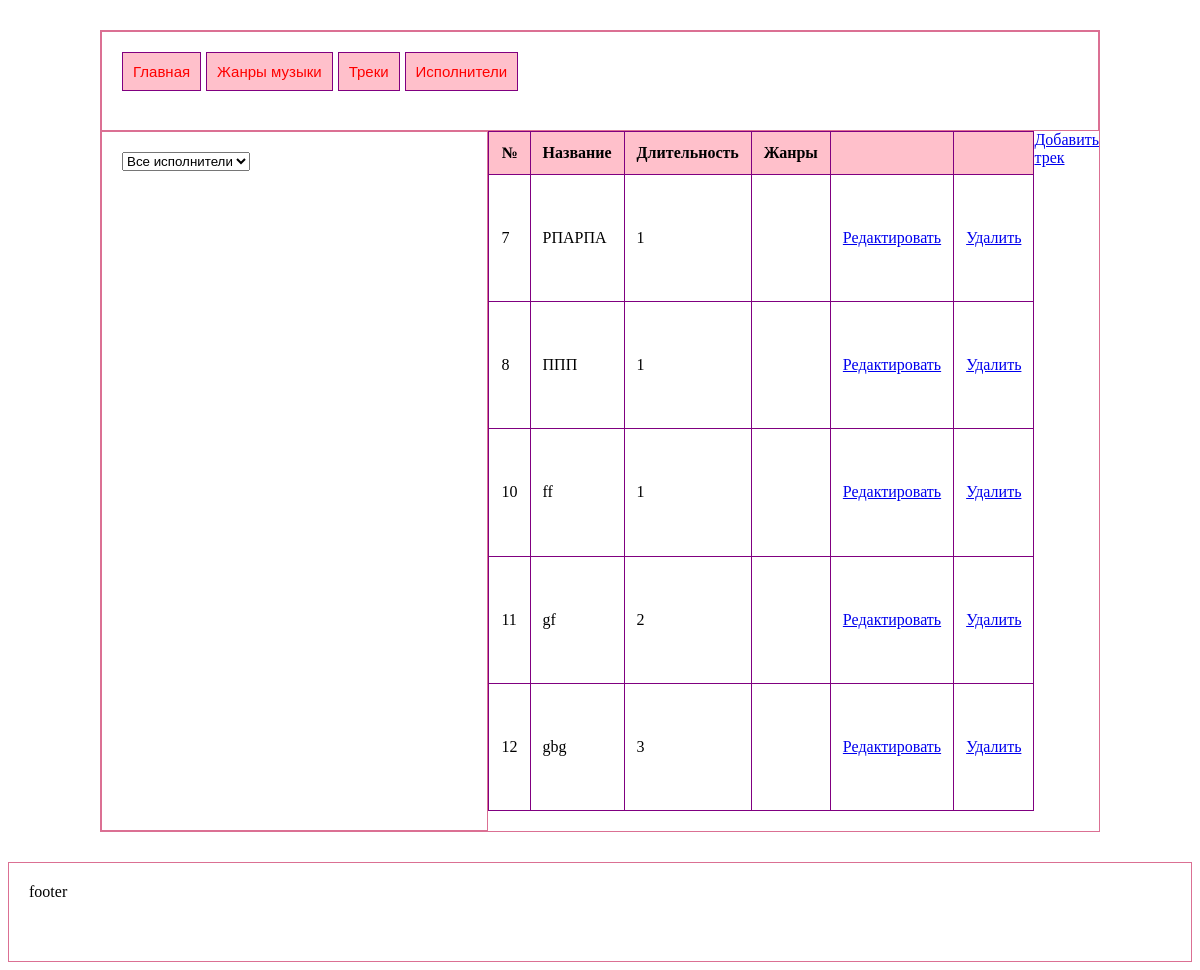
Page /Tracks/ on the earlier database version.
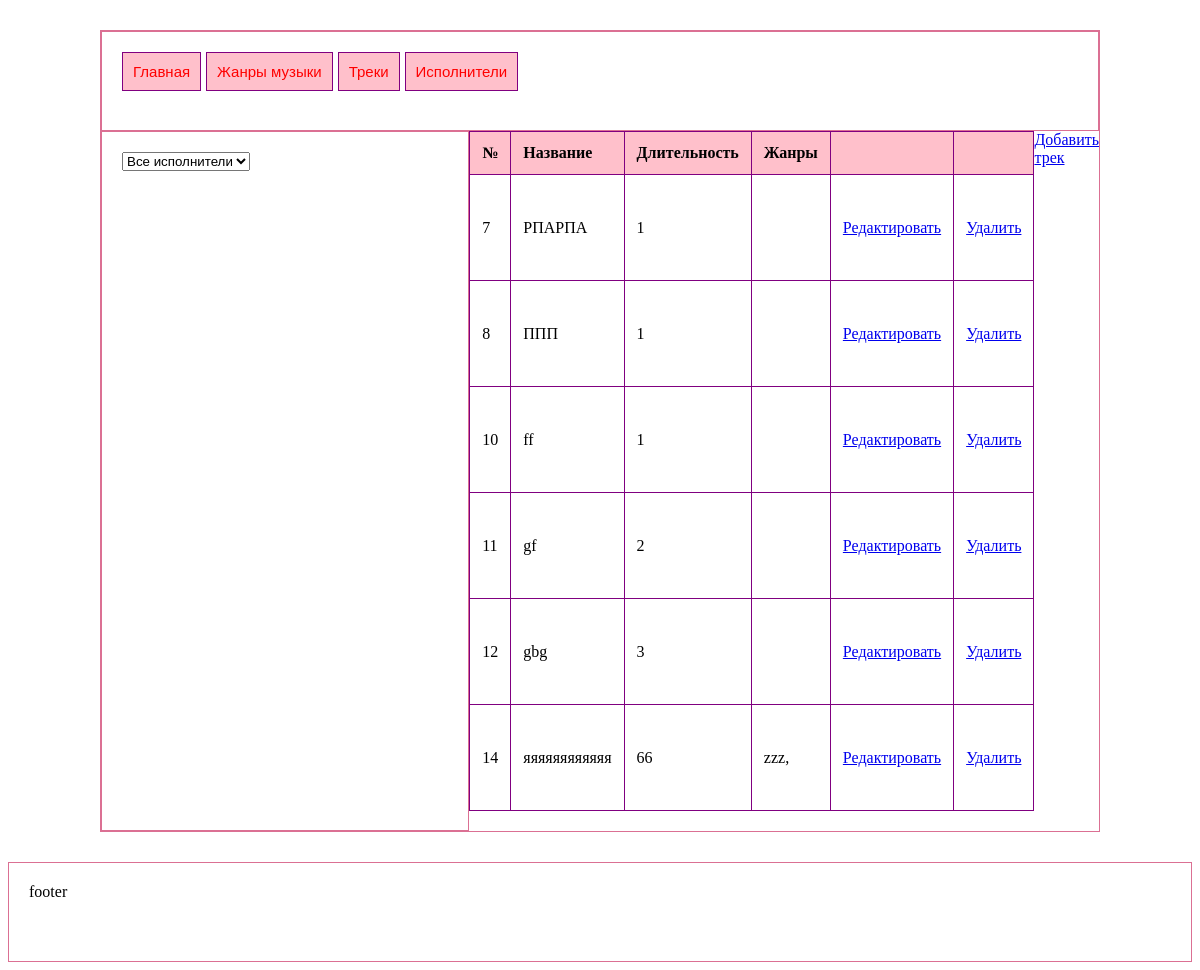
Same page on the later database version.
### main/models.py (models this page shows, shortened)
class Track(models.Model):
    title=models.CharField(max_length=100)
    duration=models.IntegerField()
    genres=models.ManyToManyField(Janri)
    artist= models.ForeignKey(Artist, on_delete=models.RESTRICT,null=True)

class Janri(models.Model):
    name_en = models.CharField(max_length=100)
    name_ru = models.CharField(max_length=100)
    description = models.TextField()

### main/views.py (the view)
# urls.py: path('Tracks/',views.tracks),
def tracks(request):
    t = Track.objects.all()
    a = Artist.objects.all()
    artist = None
    if request.method == "POST":
        id_artist = request.POST.get('artist')
        if id_artist:
            artist = Artist.objects.get(id=id_artist)
            t = Track.objects.filter(artist=artist)
    return render(request, 'tracks.html', {'tracks': t, 'artists': a, 'current_artist': artist})

### main/templates/tracks.html (shortened to what this page needs)
<!DOCTYPE html>
{% load static %}
<html lang="en">
<head>
    <link rel="stylesheet" href="{% static "styles.css" %}" />
</head>
<body>
    <div id="wrapper">
	<div id="header">
		<div id="menu">
	<a href="/">Главная</a>
	<a href="/janri/" >Жанры музыки</a>
    <a href="/Tracks/">Треки</a>
    <a href="/artists/">Исполнители</a>
</div>
	</div>
	<div id="container">
		<table>
		<div id="content">
                <form method="post">
    <select name="artist" onchange="this.form.submit()">
        <option value="">Все исполнители</option>
    </select>
</form>
                <thead>
                    <tr>
                        <th>№</th>
                        <th>Название</th>
                        <th>Длительность</th>
                        <th>Жанры</th>
                        <th></th>
                        <th></th>
                        </tr>
                        </thead>
            <tbody>
                {% for t in tracks %}
                <tr>
                    <td>{{t.id}}</td>
                    <td>{{t.title}}</td>
                    <td>{{t.duration}}</td>
                    <td>
                        {% for g in t.genres.all %}
                            {{g.name_en}},
                            {% endfor %}
                    </td>
                    <td><a href="/edite_track/{{t.id}}">Редактировать</a></td>
                    <td><a href="/delete_track/{{t.id}}">Удалить</a></td>
                </tr>
                {% endfor %}
            </tbody>
            </table>
            <a href="/add_track/">Добавить трек</a>
		</div>
	</div>
	<div id="footer">
		footer
	</div>
</body>
</html>

Differences in the rows shown:
added Track: id "14", title "яяяяяяяяяяяя", duration "66"
now on this page (row unchanged): Janri: name_en "zzz"
